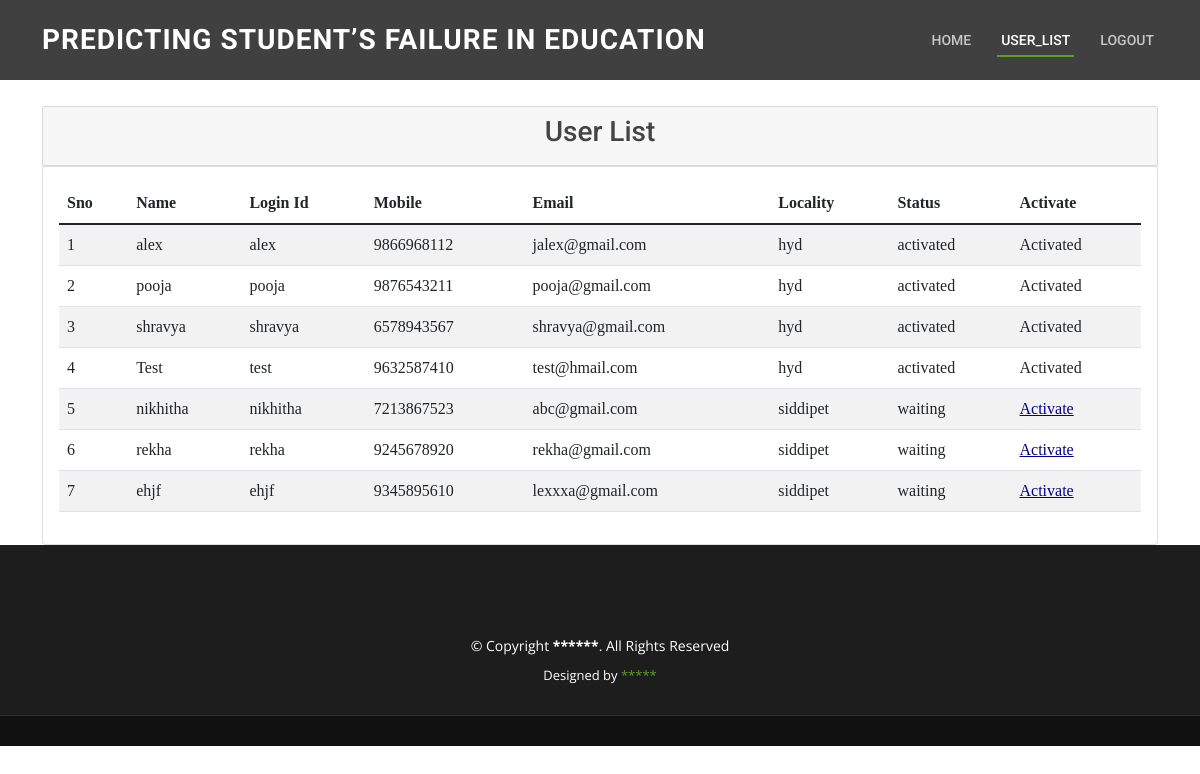
Page /RegisterUsersView/ on the committed database.
### users/models.py (models this page shows, shortened)
class UserRegistrationModel(models.Model):
    name = models.CharField(max_length=100)
    loginid = models.CharField(unique=True, max_length=100)
    password = models.CharField(max_length=100)
    mobile = models.CharField(unique=True, max_length=100)
    email = models.CharField(unique=True, max_length=100)
    locality = models.CharField(max_length=100)
    address = models.CharField(max_length=1000)
    city = models.CharField(max_length=100)
    state = models.CharField(max_length=100)
    status = models.CharField(max_length=100)
    class Meta:
        db_table = 'UserRegistrations'

### admins/views.py (the view)
# urls.py: path('RegisterUsersView/', admins.RegisterUsersView, name='RegisterUsersView'),
def RegisterUsersView(request):
    data = UserRegistrationModel.objects.all()
    return render(request, 'admins/viewregisterusers.html', {'data': data})

### assets/templates/admins/viewregisterusers.html (shortened to what this page needs)
{% extends 'admins/adminbase.html' %}
{% block user_list %}active{% endblock %}
{% block content %}
<div class="jumbotron">
    <div class="container">
        <div class="row">
            <div class="col-md-12">
                <div class="card card-header">
                    <h1 class="text-center h3"> User List</h1>
                </div>
                <div class="card card-body">
                    <table class="table table-striped">
                        <thead>
                            <tr>
                                <th scope="col">Sno</th>
                                <th scope="col">Name</th>
                                <th scope="col">Login Id</th>
                                <th scope="col">Mobile</th>
                                <th scope="col">Email</th>
                                <th scope="col">Locality</th>
                                <th scope="col">Status</th>
                                <th scope="col">Activate</th>
                            </tr>
                        </thead>
                        <tbody>
                            {% for user in data %}
                            <tr>
                                <td>{{ forloop.counter }}</td>
                                <td>{{ user.name }}</td>
                                <td>{{ user.loginid }}</td>
                                <td>{{ user.mobile }}</td>
                                <td>{{ user.email }}</td>
                                <td>{{ user.locality }}</td>
                                <td>{{ user.status }}</td>
                                {% if user.status == 'waiting' %}
                                <td>
                                    <a class="btn-link" href="/ActivaUsers/?uid={{ user.id }}"
                                        style="color:DARKBLUE">Activate</a>
                                </td>
                                {% else %}
                                <td> Activated</td>
                                {% endif %}
                            </tr>
                            {% endfor %}
                        </tbody>
                    </table>
                </div>
            </div>
        </div>
    </div>
</div>
{% endblock %}

### assets/templates/admins/adminbase.html (shortened to what this page needs)
<!DOCTYPE html>
{% load   static %}
<html lang="en">
<head>
  <link href="{% static 'vendor/animate.css/animate.min.css' %}" rel="stylesheet">
  <link href="{% static 'vendor/bootstrap/css/bootstrap.min.css' %}" rel="stylesheet">
  <link href="{% static 'vendor/bootstrap-icons/bootstrap-icons.css' %}" rel="stylesheet">
  <link href="{% static 'vendor/boxicons/css/boxicons.min.css' %}" rel="stylesheet">
  <link href="{% static 'vendor/glightbox/css/glightbox.min.css' %}" rel="stylesheet">
  <link href="{% static 'vendor/swiper/swiper-bundle.min.css' %}" rel="stylesheet">
  <link href="{% static 'css/style.css' %}" rel="stylesheet">
</head>
<body>
  <header id="header" class="fixed-top d-flex align-items-center">
    <div class="container d-flex align-items-center justify-content-between">
      <h1 class="logo"><a href="#">Predicting Student’s Failure in Education</a></h1>
      <nav id="navbar" class="navbar">
        <ul>
          <li><a class="nav-link scrollto {% block admin_home %}{% endblock %}" href="{% url 'AdminHome' %}">Home</a></li>
          <li><a class="nav-link scrollto {% block user_list %}{% endblock %}" href="{% url 'ActivaUsers' %}">User_list</a></li>
          <li><a class="nav-link scrollto" href="/">Logout</a></li>
        </ul>
      </nav>
    </div>
  </header>
  <br><br><br><br>
  <main id="main">
    {% block content %} {% endblock %}
  </main>
  <footer id="footer">
    <div class="footer-top">
      <div class="container">
        <div class="row">
    <div class="container">
      <div class="copyright">
        &copy; Copyright <strong><span>******</span></strong>. All Rights Reserved
      </div>
      <div class="credits">
        Designed by <a href="#">*****</a>
      </div>
    </div>
  </footer>
</body>
</html>

### assets/static/css/style.css (style rules this page uses)
body { font-family: "Open Sans", sans-serif; color: #444444; }
a { color: #5c9f24; text-decoration: none; }
h1, h2, h3, h4, h5, h6 { font-family: "Roboto", sans-serif; }
#header { background: rgba(0, 0, 0, 0.75); transition: all 0.5s; z-index: 997; height: 80px; }
#header .logo { font-size: 28px; margin: 0; padding: 0; line-height: 1; font-weight: 700; letter-spacing: 1px; text-transform: uppercase; }
#header .logo a { color: #fff; }
.navbar { padding: 0; }
.navbar ul { margin: 0; padding: 0; display: flex; list-style: none; align-items: center; }
.navbar li { position: relative; }
.navbar > ul > li { white-space: nowrap; padding: 10px 0 10px 22px; }
.navbar a, .navbar a:focus { display: flex; align-items: center; justify-content: space-between; padding: 0 4px; font-family: "Roboto", sans-serif; font-size: 14px; font-weight: 500; color: rgba(255, 255, 255, 0.7); white-space: nowrap; transition: 0.3s; text-transform: uppercase; position: relative; }
.navbar > ul > li > a:before { content: ""; position: absolute; width: 100%; height: 2px; bottom: -6px; left: 0; background-color: #5c9f24; visibility: hidden; width: 0px; transition: all 0.3s ease-in-out 0s; }
.navbar a:hover:before, .navbar li:hover > a:before, .navbar .active:before { visibility: visible; width: 100%; }
.navbar a:hover, .navbar .active, .navbar .active:focus, .navbar li:hover > a { color: #fff; }
#footer { background: #111111; padding: 0 0 30px 0; color: #fff; font-size: 14px; }
#footer .footer-top { background: #1d1d1d; border-bottom: 1px solid #2f2f2f; padding: 60px 0 30px 0; }
#footer .copyright { text-align: center; padding-top: 30px; }
#footer .credits { padding-top: 10px; text-align: center; font-size: 13px; color: #fff; }

### assets/templates/admins/viewregisterusers.html (style rules this page uses)
.jumbotron { font-family: "Book Antiqua"; background: white; margin-top: 10px; }

### rows in the picture
UserRegistrationModel: name "alex", loginid "alex", mobile "9866968112", email "jalex@gmail.com", locality "hyd", status "activated", shows "Activated"
UserRegistrationModel: name "pooja", loginid "pooja", mobile "9876543211", email "pooja@gmail.com", locality "hyd", status "activated", shows "Activated"
UserRegistrationModel: name "shravya", loginid "shravya", mobile "6578943567", email "shravya@gmail.com", locality "hyd", status "activated", shows "Activated"
UserRegistrationModel: name "Test", loginid "test", mobile "9632587410", email "test@hmail.com", locality "hyd", status "activated", shows "Activated"
UserRegistrationModel: name "nikhitha", loginid "nikhitha", mobile "7213867523", email "abc@gmail.com", locality "siddipet", status "waiting"
UserRegistrationModel: name "rekha", loginid "rekha", mobile "9245678920", email "rekha@gmail.com", locality "siddipet", status "waiting"
UserRegistrationModel: name "ehjf", loginid "ehjf", mobile "9345895610", email "lexxxa@gmail.com", locality "siddipet", status "waiting"
